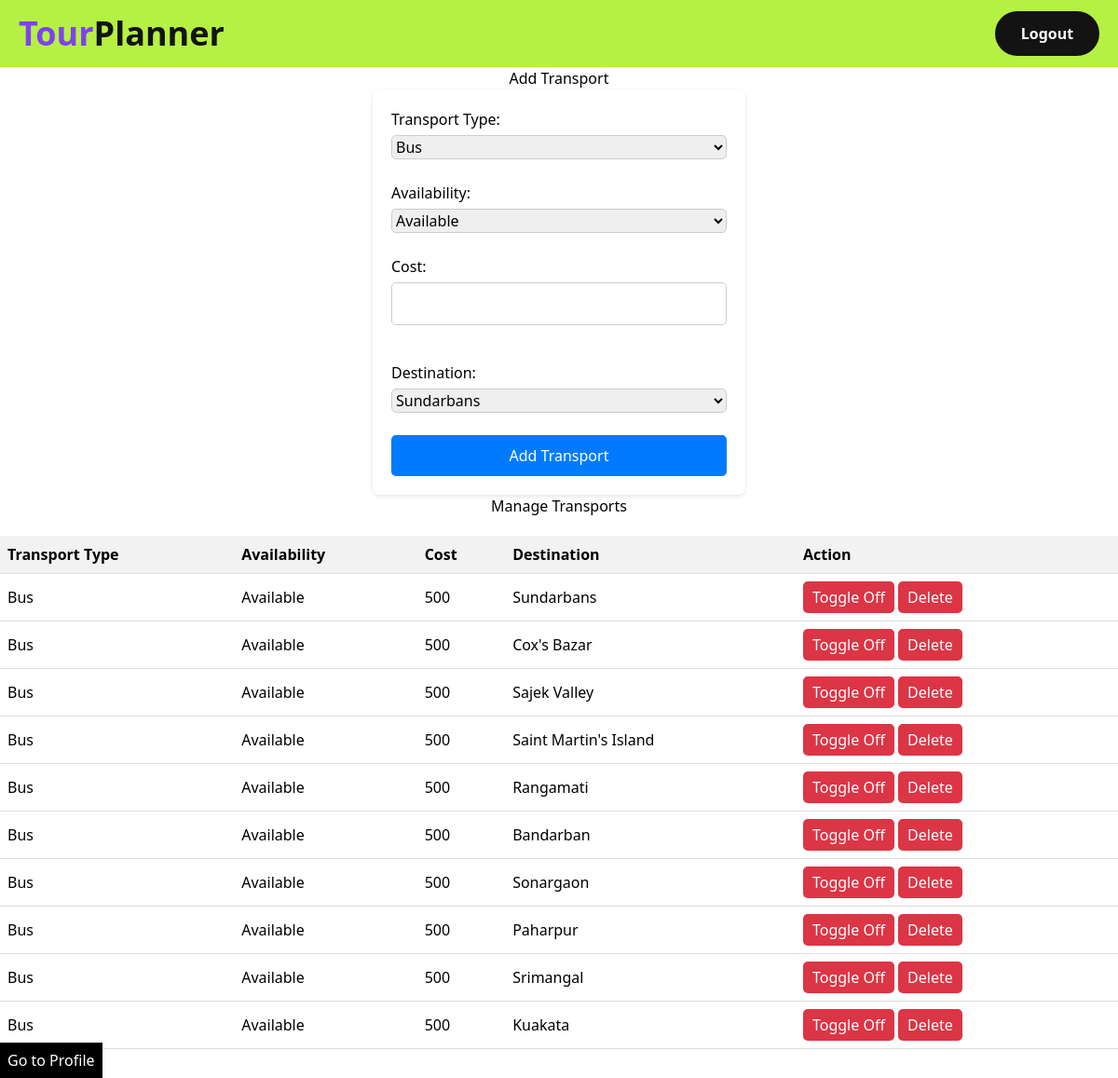
Screenshot of /manage_transport (signed in) with the database file from the repository.
### app/models.py (models this page shows, shortened)
class Transports(db.Model):
    __tablename__ = 'transports'
    transport_id = db.Column(db.Integer, primary_key=True)
    transport_type = db.Column(db.String(100))
    availability = db.Column(db.Boolean, default=True)
    cost = db.Column(db.Integer, nullable = False)
    dest_id = db.Column(db.Integer, db.ForeignKey('tour_destinations.destination_id'), nullable=False)
    agent_id = db.Column(db.Integer, db.ForeignKey('users.user_id'), nullable=False)
    agent = db.relationship('User', backref=db.backref('transport_agents', lazy=True))

class TourDestination(db.Model):
    __tablename__ = 'tour_destinations'
    destination_id = db.Column(db.Integer, primary_key=True)
    destination_name = db.Column(db.String(100))
    destination_description = db.Column(db.Text)

### app/routes.py (the view, shortened to what this page needs)
@app.route('/manage_transport', methods = ['GET', 'POST'])
def manage_transport():
    if 'current_user' in session and session['user_type'] == 'transport-agent':
        username = session['current_user']
        current_user = User.query.filter_by(username = username).first()
    else:
        return redirect(url_for('login'))
    destinations = TourDestination.query.all()
    transports = Transports.query.filter_by(agent_id = current_user.user_id).all()
    return render_template('manage_transports.html', destinations = destinations, transports = transports, get_destination_name = get_destination_name)

### app/routes.py (called while the page is built)
def get_destination_name(dest_id):
    destination = TourDestination.query.get(dest_id)
    return destination.destination_name if destination else "Unknown"

### app/templates/manage_transports.html (shortened to what this page needs)
{% extends "index.html" %}
{% block logout %}
<a class="bg-txt text-white w-28 h-12 rounded-full flex justify-center items-center font-semibold hover:shadow-lg hover:text-primary" href="{{url_for('logout')}}">Logout</a>
{% endblock %}
{% block content %}
<div>
    <h2>Add Transport</h2>
    <form action="/manage_transport" method="post">
        <label for="transport_type">Transport Type:</label>
        <select id="transport_type" name="transport_type" required>
            <option value="Bus">Bus</option>
        </select><br><br>
        <label for="availability">Availability:</label>
        <select id="availability" name="availability" required>
            <option value="True">Available</option>
        </select><br><br>
        <label for="cost">Cost:</label>
        <input type="number" id="cost" name="cost" required><br><br>
        <label for="destination">Destination:</label>
        <select id="destination" name="destination">
            {% for destination in destinations %}
            <option value="{{destination.destination_id}}">{{destination.destination_name}}</option>
            {% endfor %}
        </select><br><br>
        <input type="submit" value="Add Transport">
    </form>
</div>
<div>
    <h2>Manage Transports</h2>
    <table>
        <tr>
            <th>Transport Type</th>
            <th>Availability</th>
            <th>Cost</th>
            <th>Destination</th>
            <th>Action</th>
        </tr>
        {% for transport in transports %}
        <tr>
            <td>{{ transport.transport_type }}</td>
            <td>{{ "Available" if transport.availability else "Not Available" }}</td>
            <td>{{ transport.cost }}</td>
            <td>{{ get_destination_name(transport.dest_id) }}</td>
            <td>
                <a href="{{ url_for('toggle_transport', transport_id=transport.transport_id) }}" class="button">{{ "Toggle Off" if transport.availability else "Toggle On" }}</a>
                <a href="{{ url_for('delete_transport', transport_id=transport.transport_id) }}" class="button">Delete</a>
            </td>
        </tr>
        {% endfor %}
    </table>
</div>
<a href="{{url_for('profile')}}" class="bg-black text-white p-2">Go to Profile</a>
{% endblock %}

### app/templates/manage_transports.html (style rules this page uses)
h2 { text-align: center; }
form { max-width: 400px; margin: 0 auto; background-color: #fff; padding: 20px; border-radius: 8px; box-shadow: 0 2px 5px rgba(0, 0, 0, 0.1); }
label { display: block; margin-bottom: 5px; }
input[type="text"], input[type="number"], select { width: 100%; padding: 10px; margin-bottom: 15px; border: 1px solid #ccc; border-radius: 5px; }
input[type="submit"] { width: 100%; background-color: #007bff; color: #fff; padding: 10px; border: none; border-radius: 5px; cursor: pointer; transition: background-color 0.3s ease; }
table { width: 100%; border-collapse: collapse; margin-top: 20px; }
th, td { padding: 8px; text-align: left; border-bottom: 1px solid #ddd; }
th { background-color: #f2f2f2; }
.button { padding: 5px 10px; background-color: #dc3545; color: white; border: none; border-radius: 5px; cursor: pointer; transition: background-color 0.3s; text-decoration: none; display: inline-block; }

### rows the page displays
Transports: availability "Available", availability "Toggle Off"
TourDestination: destination_name "Sundarbans"
Transports: availability "Available", availability "Toggle Off"
TourDestination: destination_name "Cox's Bazar"
Transports: availability "Available", availability "Toggle Off"
TourDestination: destination_name "Sajek Valley"
Transports: availability "Available", availability "Toggle Off"
TourDestination: destination_name "Saint Martin's Island"
Transports: availability "Available", availability "Toggle Off"
TourDestination: destination_name "Rangamati"
Transports: availability "Available", availability "Toggle Off"
TourDestination: destination_name "Bandarban"
Transports: availability "Available", availability "Toggle Off"
TourDestination: destination_name "Sonargaon"
Transports: availability "Available", availability "Toggle Off"
TourDestination: destination_name "Paharpur"
Transports: availability "Available", availability "Toggle Off"
TourDestination: destination_name "Srimangal"
Transports: availability "Available", availability "Toggle Off"
TourDestination: destination_name "Kuakata"

### other values shown
form field destination "Sundarbans"
